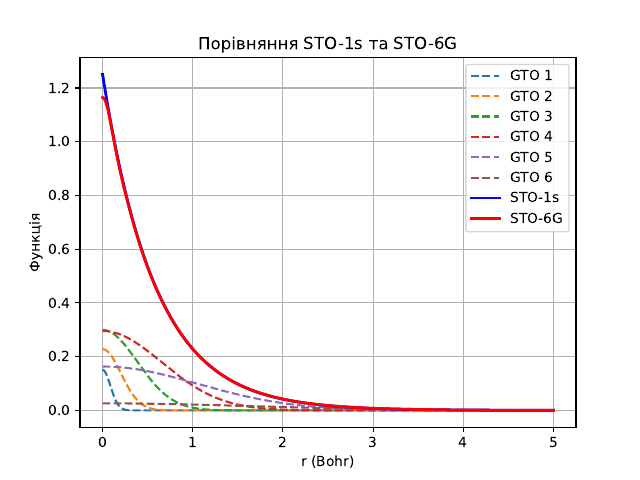

The Python source for this figure:
import numpy as np
import matplotlib.pyplot as plt

# Визначення діапазону r
r = np.linspace(0, 5, 500)

# Нормувальний коефіцієнт для STO-1s
zeta = 1.7
sto_1s = (zeta ** 3 / np.pi) ** 0.5 *  np.exp(-zeta * r)

# 1         0.6598456824E+02       0.9163596281E-02
# 2         0.1209819836E+02       0.4936149294E-01
# 3         0.3384639924E+01       0.1685383049E+00
# 4         0.1162715163E+01       0.3705627997E+00
# 5         0.4515163224E+00       0.4164915298E+00
# 6         0.1859593559E+00       0.1303340841E+00

params = [
[0.6598456824e+02, 0.9163596281e-02],
[0.1209819836e+02, 0.4936149294e-01],
[0.3384639924e+01, 0.1685383049e+00],
[0.1162715163e+01, 0.3705627997e+00],
[0.4515163224e+00, 0.4164915298e+00],
[0.1859593559e+00, 0.1303340841e+00]
]
# Параметри STO-6G


# Обчислення STO-6G
sto_6g = np.zeros_like(r)
for i in range(6):
    gauss =  params[i][1] * (2 * params[i][0] / np.pi) ** (3/4) * np.exp(-params[i][0] * r ** 2)
    sto_6g +=  gauss
    plt.plot(r, gauss, linestyle='--', label=f'GTO {i+1}')


# Побудова графіків
plt.plot(r, sto_1s, label='STO-1s', color='blue', linewidth=2)
plt.plot(r, sto_6g, label='STO-6G', color='red', linewidth=2)
plt.xlabel('r (Bohr)')
plt.ylabel('Функція')
plt.legend()
plt.title('Порівняння STO-1s та STO-6G')
plt.grid()
plt.savefig("STO6G.pdf")
plt.show()
